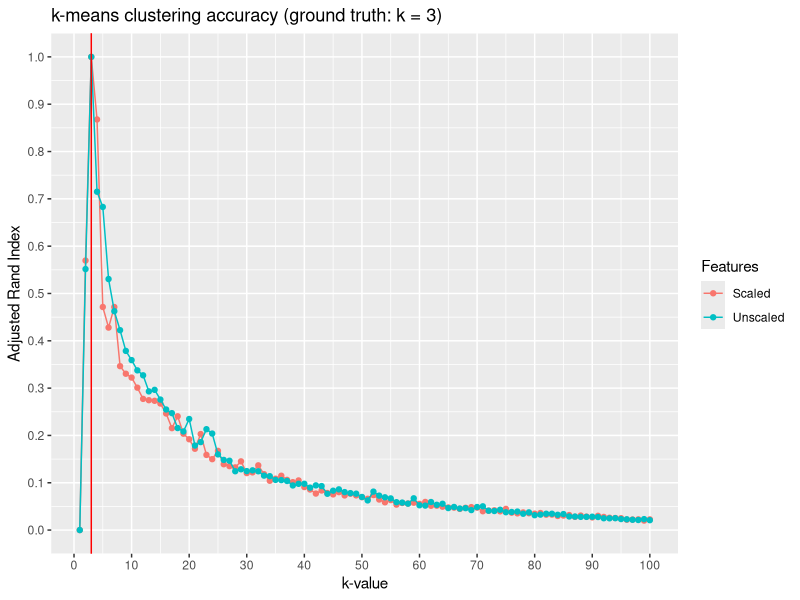
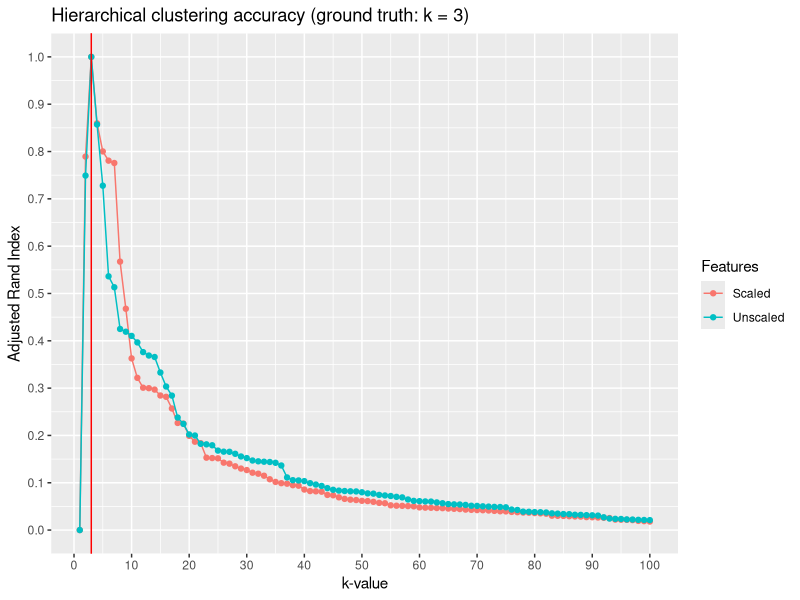
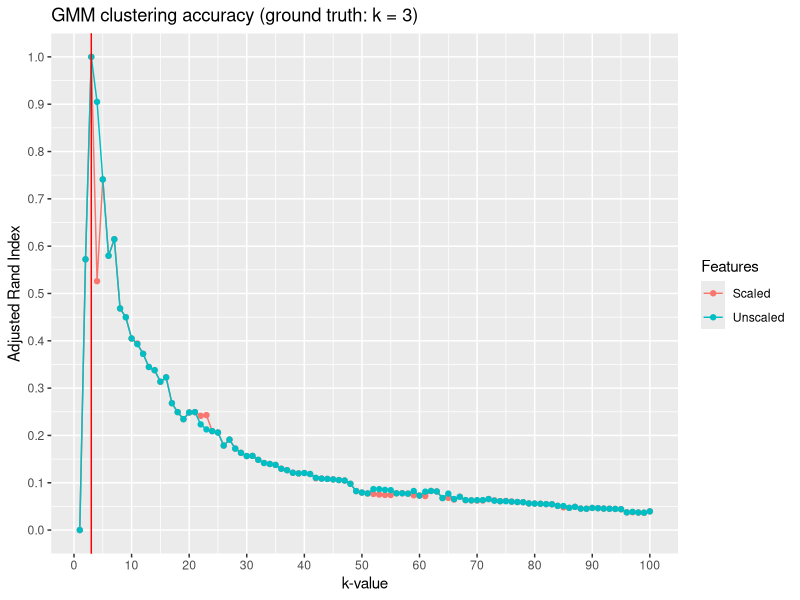
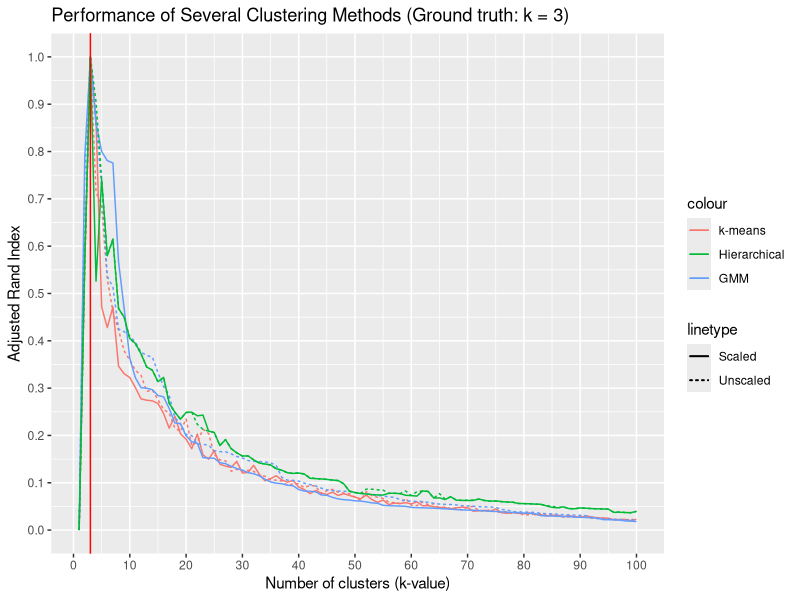

Recreate these plots in R, in order.
## Cluster analysis of the Iris dataset
## Author: Kevin Jin

## To-do:
## 1. Extract ground truth for Iris and redo all ARI plots.
## 
## 2. The true number of clusters can be extracted by substringing the first
## five letters of each file name.
##
## 3. Clean up code and increase readability and efficiency.

library(dplyr)
library(ggplot2)
library(mclust) # Gaussian mixture models

# Load data
data(iris)

# Scale data
unscaled <- iris %>% select(-Species) # Remove species column
scaled <- unscaled %>% mutate_all(scale) 

##### K-MEANS #####

# Calculate adjusted Rand index for each clustering method
max_k <- 100
kmeans_mat <- matrix(nrow = max_k, 
                     ncol = nrow(iris), 
                     byrow = TRUE)

# Generate k-means clustering from scaled features
for (k in 1:max_k) {
  kmeans_mat[k, ] <- kmeans(
    x = scaled,
    centers = k,
    iter.max = 30,
    nstart = 20
  )[["cluster"]]
}
kmeans_scaled <- as.data.frame(kmeans_mat)

# Generate k-means clustering from unscaled features
for (k in 1:max_k) {
  kmeans_mat[k, ] <- kmeans(
    x = unscaled,
    centers = k,
    iter.max = 30,
    nstart = 20
  )[["cluster"]] 
}
kmeans_unscaled <- as.data.frame(kmeans_mat)

# Calculate ARI values for k-means over k = 1:100 (Ground truth: 4 species)
kmeans_scaled_truth <- kmeans(
  x = scaled,
  centers = 3
)[["cluster"]] # Scaled truth
kmeans_unscaled_truth <- kmeans(
  x = unscaled,
  centers = 3
)[["cluster"]] # Unscaled truth

kmeans_ari <- matrix(nrow = 100, ncol = 2, byrow = TRUE)
for (i in 1:max_k) {
  # ARI for k-means clustering of scaled features
  kmeans_ari[i, 1] <- adjustedRandIndex(
    unlist(kmeans_scaled[i, ]),
    kmeans_scaled_truth
  )
  # ARI for k-means clustering of unscaled features
  kmeans_ari[i, 2] <- adjustedRandIndex(
    unlist(kmeans_unscaled[i, ]),
    kmeans_unscaled_truth
  )
}
kmeans_ari <- as.data.frame(kmeans_ari)
names(kmeans_ari) <- c("ARI_scaled", "ARI_unscaled")
k_values <- 1:max_k
kmeans_ari <- mutate(kmeans_ari, k_values = as.numeric(row.names(kmeans_ari)))

# Visualize k-means clustering accuracy
ggplot(kmeans_ari, aes(x = k_values)) +
  geom_point(aes(
    y = ARI_scaled,
    color = "darkred"
  )) +
  geom_line(aes(
    y = ARI_scaled,
    color = "darkred"
  )) +
  geom_point(aes(
    y = ARI_unscaled,
    color = "steelblue"
  )) +
  geom_line(aes(
    y = ARI_unscaled,
    color = "steelblue"
  )) +
  geom_vline(
    xintercept = 3,
    color = "red"
  ) +
  labs(
    title = "k-means clustering accuracy (ground truth: k = 3)",
    x = "k-value",
    y = "Adjusted Rand Index",
    color = "Features"
  ) +
  scale_color_hue(labels = c("Scaled", "Unscaled")) +
  scale_x_continuous(breaks = seq(0, 100, by = 10)) +
  scale_y_continuous(breaks = seq(0, 1, by = 0.1))

##### HIERARCHICAL #####

# Generate hierarchical clusters
hier_scaled_tree <- hclust(dist(scaled, method = "euclidean"),
                           method = "complete" # Complete linkage
)

hier_unscaled_tree <- hclust(dist(unscaled, method = "euclidean"),
                             method = "complete"
)

max_k <- 100
hier_mat <- matrix(nrow = max_k, 
                   ncol = nrow(iris), 
                   byrow = TRUE)

# Generate hierarchical clustering from scaled features
for (k in 1:max_k) {
  hier_mat[k, ] <- cutree(hier_scaled_tree, k = k)
}
hier_scaled <- as.data.frame(hier_mat)

# Generate hierarchical clustering from unscaled features
for (k in 1:max_k) {
  hier_mat[k, ] <- cutree(hier_unscaled_tree, k = k)
}
hier_unscaled <- as.data.frame(hier_mat)

# Calculate ARI values for hierarchical over k = 1:100
hier_scaled_truth <- cutree(hier_scaled_tree, k = 3) # Scaled truth
hier_unscaled_truth <- cutree(hier_unscaled_tree, k = 3) # Unscaled truth

hier_ari <- matrix(nrow = 100, ncol = 2, byrow = TRUE)
for (i in 1:max_k) {
  # ARI for hierarchical clustering of scaled features
  hier_ari[i, 1] <- adjustedRandIndex(
    unlist(hier_scaled[i, ]),
    hier_scaled_truth
  )
  # ARI for hierarchical clustering of unscaled features
  hier_ari[i, 2] <- adjustedRandIndex(
    unlist(hier_unscaled[i, ]),
    hier_unscaled_truth
  )
}
hier_ari <- as.data.frame(hier_ari)
names(hier_ari) <- c("ARI_scaled", "ARI_unscaled")
k_values <- 1:max_k
hier_ari <- mutate(hier_ari, k_values = as.numeric(row.names(hier_ari)))

# Visualize hierarchical clustering accuracy
ggplot(hier_ari, aes(x = k_values)) +
  geom_point(aes(
    y = ARI_scaled,
    color = "darkred"
  )) +
  geom_line(aes(
    y = ARI_scaled,
    color = "darkred"
  )) +
  geom_point(aes(
    y = ARI_unscaled,
    color = "steelblue"
  )) +
  geom_line(aes(
    y = ARI_unscaled,
    color = "steelblue"
  )) +
  geom_vline(
    xintercept = 3,
    color = "red"
  ) +
  labs(
    title = "Hierarchical clustering accuracy (ground truth: k = 3)",
    x = "k-value",
    y = "Adjusted Rand Index",
    color = "Features"
  ) +
  scale_color_hue(labels = c("Scaled", "Unscaled")) +
  scale_x_continuous(breaks = seq(0, 100, by = 10)) +
  scale_y_continuous(breaks = seq(0, 1, by = 0.1))

##### GAUSSIAN MIXTURE MODEL #####

# Generate Gaussian mixture model clusters
max_k <- 100
gmm_mat <- matrix(nrow = max_k, 
                  ncol = nrow(iris), 
                  byrow = TRUE)

# Generate GMM clustering from scaled features
for (k in 1:max_k) {
  gmm_mat[k, ] <- Mclust(scaled, G = k)$classification
}
gmm_scaled <- as.data.frame(gmm_mat)

# Generate GMM clustering from unscaled features
for (k in 1:max_k) {
  gmm_mat[k, ] <- Mclust(unscaled, G = k)$classification
}
gmm_unscaled <- as.data.frame(gmm_mat)

# Calculate ARI values for GMM over k = 1:100 (Ground truth: 3 species)
gmm_scaled_truth <- Mclust(scaled,
                           G = 3
)$classification # Scaled truth
gmm_unscaled_truth <- Mclust(unscaled,
                             G = 3
)$classification # Unscaled truth

gmm_ari <- matrix(nrow = 100, ncol = 2, byrow = TRUE)
for (i in 1:max_k) {
  # ARI for GMM clustering of scaled features
  gmm_ari[i, 1] <- adjustedRandIndex(
    unlist(gmm_scaled[i, ]),
    gmm_scaled_truth
  )
  # ARI for GMM clustering of unscaled features
  gmm_ari[i, 2] <- adjustedRandIndex(
    unlist(gmm_unscaled[i, ]),
    gmm_unscaled_truth
  )
}
gmm_ari <- as.data.frame(gmm_ari)
names(gmm_ari) <- c("ARI_scaled", "ARI_unscaled")
k_values <- 1:max_k
gmm_ari <- mutate(gmm_ari, k_values = as.numeric(row.names(gmm_ari)))

# Visualize GMM clustering accuracy
ggplot(gmm_ari, aes(x = k_values)) +
  geom_point(aes(
    y = ARI_scaled,
    color = "darkred"
  )) +
  geom_line(aes(
    y = ARI_scaled,
    color = "darkred"
  )) +
  geom_point(aes(
    y = ARI_unscaled,
    color = "steelblue"
  )) +
  geom_line(aes(
    y = ARI_unscaled,
    color = "steelblue"
  )) +
  geom_vline(
    xintercept = 3,
    color = "red"
  ) +
  labs(
    title = "GMM clustering accuracy (ground truth: k = 3)",
    x = "k-value",
    y = "Adjusted Rand Index",
    color = "Features"
  ) +
  scale_color_hue(labels = c("Scaled", "Unscaled")) +
  scale_x_continuous(breaks = seq(0, 100, by = 10)) +
  scale_y_continuous(breaks = seq(0, 1, by = 0.1))

##### ALL METHODS #####

# Visualize accuracy of all clustering methods
accuracy <- right_join(kmeans_ari, gmm_ari, by = "k_values")
accuracy <- right_join(accuracy, hier_ari, by = "k_values")

names(accuracy) <- c(
  "kmeans_ari_scaled",
  "kmeans_ari_unscaled",
  "k_values",
  "gmm_ari_scaled",
  "gmm_ari_unscaled",
  "hier_ari_scaled",
  "hier_ari_unscaled"
)

ggplot(accuracy, aes(x = k_values)) +
  geom_line(aes(
    y = kmeans_ari_scaled,
    color = "darkred",
    linetype = "solid"
  )) +
  geom_line(aes(
    y = kmeans_ari_unscaled,
    color = "darkred",
    linetype = "twodash"
  )) +
  geom_line(aes(
    y = hier_ari_scaled,
    color = "steelblue",
    linetype = "solid"
  )) +
  geom_line(aes(
    y = hier_ari_unscaled,
    color = "steelblue",
    linetype = "twodash"
  )) +
  geom_line(aes(
    y = gmm_ari_scaled,
    color = "seagreen",
    linetype = "solid"
  )) +
  geom_line(aes(
    y = gmm_ari_unscaled,
    color = "seagreen",
    linetype = "twodash"
  )) +
  geom_vline(
    xintercept = 3,
    color = "red"
  ) +
  labs(
    title = "Performance of Several Clustering Methods (Ground truth: k = 3)",
    x = "Number of clusters (k-value)",
    y = "Adjusted Rand Index"
  ) +
  scale_x_continuous(breaks = seq(0, 100, by = 10)) +
  scale_y_continuous(breaks = seq(0, 1, by = 0.1)) +
  scale_color_hue(labels = c("k-means", "Hierarchical", "GMM")) +
  scale_linetype(labels = c("Scaled", "Unscaled"))
